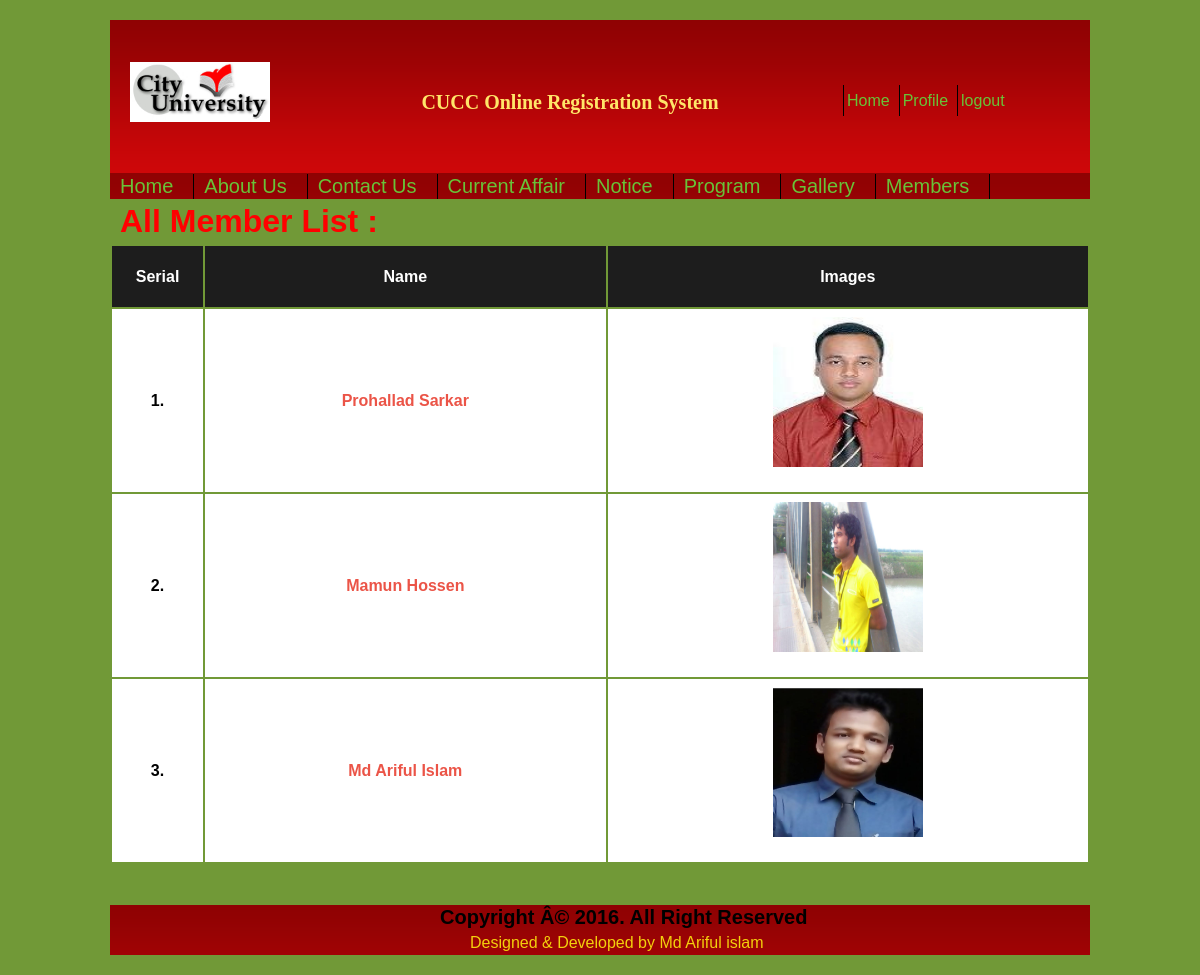
The page /member/members.php on the database its author committed.
### tables this page shows
CREATE TABLE IF NOT EXISTS `member_list` (
  `member_id` int(11) NOT NULL,
  `member_pic` varchar(255) NOT NULL,
  `firstname` varchar(255) NOT NULL,
  `lastname` varchar(255) NOT NULL,
  `username` varchar(255) NOT NULL,
  `user_type` varchar(255) NOT NULL,
  `dept_id` varchar(255) NOT NULL,
  `dept_name` varchar(255) NOT NULL,
  `sex` varchar(255) NOT NULL,
  `contact_num` varchar(255) NOT NULL,
  `address` text NOT NULL,
  `birthday` varchar(255) NOT NULL,
  `email` varchar(255) NOT NULL,
  `password` varchar(255) NOT NULL,
  `regi_date` varchar(255) NOT NULL
);

CREATE TABLE IF NOT EXISTS `tbl_footer` (
  `id` int(11) NOT NULL,
  `description` text NOT NULL
);

### member/members.php (the view, shortened to what this page needs)
<!DOCTYPE html>
<html>
	<head>
		<link  rel="stylesheet" type="text/css" href="css/style.css" />
		<link href="slider/ninja-slider.css" rel="stylesheet" type="text/css" />
	</head>
	<body>
		<header>
			<div class="header_part">
				<div class="logo">
					<img src="images/citylogo.png" alt="logo">
				</div>
				<div class="welcome">
					<h2>CUCC Online Registration System</h2>
				</div>
				<div class="top_menubar">
					<div class="menubar">
						<ul>
							<li><a href="index.php">Home</a></li>
							<li><a href="profile.php">Profile</a></li>
							<li><a href="logout.php">logout</a></li>
						</ul>
					</div>
				</div>
                 <div class="menu">
						<ul>
							<li><a href="index.php">Home</a></li>
							<li><a href="about_us.php">About Us</a></li>
							<li><a href="contact_us.php">Contact Us</a></li>
							<li><a href="">Current Affair</a></li>
							<li><a href="">Notice</a></li>
							<li><a href="">Program</a></li>
							<li><a href="">Gallery</a></li>
							<li><a href="members.php">Members</a></li>
						</ul>
					</div>
			</div>
		</header>
<div id="site_content">
	<div class="main2">
			<div class="main_content fix">
				<div class="p_items">
					<h1>All Member List : </h1>
					<table class="tbl2" width="100%">
						<tr>
							<th width="5%">Serial</th>
							<th width="25%">Name</th>
							<th width="30%">Images</th>
						</tr>
					<?php
						include('config.php');
						$i=0;
						$limit = 10;
						$page = @$_GET['page'];
						if($page)
							$start = ($page - 1) * $limit;
						else
							$start = 0;
						$statement = $db->prepare("SELECT * FROM member_list ORDER BY member_id DESC LIMIT $start, $limit");
						$statement->execute();
						$result = $statement->fetchAll(PDO::FETCH_ASSOC);
						foreach($result as $row)
						{
							$i++;
							?>
						<tr>
							<td><b><?php echo $i; ?>.</b></td>
							<td><h4><a href="single.php?member_id=<?php echo $row['member_id'];?>"> <?php echo $row['firstname']." ".$row['lastname']; ?></a></h4></td>
							<td><h4> <a href="single.php?member_id=<?php echo $row['member_id'];?>"><img class="p_img" src="../uploads/<?php echo $row['member_pic']; ?>" alt="" width="150" height="150" /></a></h4></td>
						</tr>
						<?php
						}
						?>
					</table>
				</div>
			</div></br></br>
				<div class="pagination">
				</div>
		</div>
</div>
	<footer>
			<div class="footer_part">
						<?php
						include('config.php');
			$statement = $db->prepare("SELECT * FROM tbl_footer");
						$statement->execute();
						$result = $statement->fetchAll(PDO::FETCH_ASSOC);
						foreach($result as $row)
						{
							?>
				<div class="footer_text">
					<div class="footer_text1"><h2><?php echo $row['description'];?></h2></div>
					<div class="footer_text2"><a href="https://www.facebook.com/pages/Md-Ariful-Islam-Arif/"><p>Designed & Developed by Md Ariful islam</p></a></div>
				</div>
															<?php
						}
			?>
			</div>
		</footer>
	</body>
</html>

### member/css/style.css (style rules this page uses)
* { margin:0px; padding:0px; }
body { font-family:'Time New Roman','arial'; font-size:16px; line-height:25px; display:block; background-color:#719937; }
header { width:980px; margin:0 auto; height:auto; background:url(../images/header1.png);margin-top:20px; }
.header_part { width:980px;margin:0 auto; overflow:hidden; }
.logo { width:160px;float:left; }
.logo img { height:60px; margin-top:42px;margin-left:20px; }
.welcome { width:500px;float:left; margin-top:50px; }
.welcome h2 { margin-top:20px;margin-left:100px;text-align:center; color:#FFE669;font-family:'InactiveCaption'; }
.top_menubar { width:320px; float:left; }
.menubar { width:250px; float:left; margin-left:50px; padding:20px; }
.menubar ul { list-style:none; }
.menubar ul li { float:left;padding:3px; margin:3px;margin-top:45px;border-left:1px solid;#8DD241; }
.menubar ul li a { color:#69C238; text-decoration:none; }
.menu ul { list-style:none; }
.menu ul li { float:left;font-size:20px;padding-right:20px;margin-top:35px;border-right:1px solid;#FFFFFF; }
.menu ul li a { color:#69C238; text-decoration:none;margin-left:10px; }
h2 { font-size:20px; }
footer { width:980px;margin:0 auto; height:auto; background:url(../images/header1.png);margin-bottom:20px; }
.footer_part { width:980px;margin:0 auto; overflow:hidden; }
.footer_text { margin-left:330px; }
.footer_text2 { color:#F3D00D;margin-left:30px;text-decoration:none; }
.footer_text2 a { color:#F3D00D;text-decoration:none; }
table { margin:0px auto; line-height:45px; }
.main2 { width:980px; height:auto; margin:0px auto; margin-top:1px; display:block; }
.p_items { width:980px; margin:0 auto; }
.p_items h1 { margin:10px; color:#FF0000; }
.p_items h4 { font-size:16px; color:#4BB848; }
table.tbl2 { margin-top: 10px; }
table.tbl2 tr th, table.tbl2 tr td { padding: 8px; }
table.tbl2 tr td { text-align: center; }
table.tbl2 tr th { background: #1D1D1D url(../images/pattern.png) fixed; color: #fff; }
table.tbl2 tr:nth-child(2n+1) td { background-color: #FFFFFF; }
table.tbl2 tr:nth-child(2n) td { background-color: #FFFFFF; }
table.tbl2 tr td a { color: #EB5447; text-decoration: none; }
div.pagination { width:980px; margin:3px auto; padding: 3px; z-index: 1000; font-size: 14px; margin-top:-20px; margin-bottom:5px; }

### rows shown on the page
member_list: firstname "Prohallad", lastname "Sarkar", member_pic (picture)
member_list: firstname "Mamun", lastname "Hossen", member_pic (picture)
member_list: firstname "Md Ariful", lastname "Islam", member_pic (picture)
tbl_footer: description "Copyright Â© 2016. All Right Reserved"
